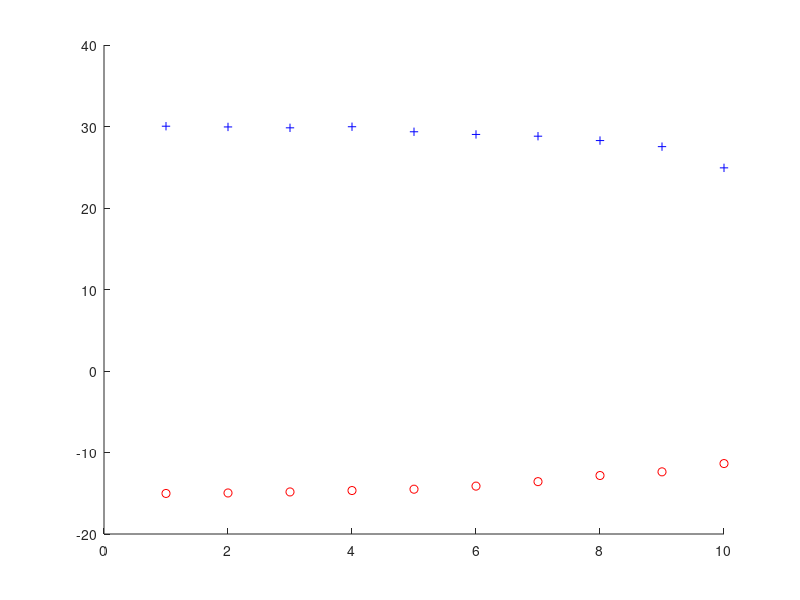
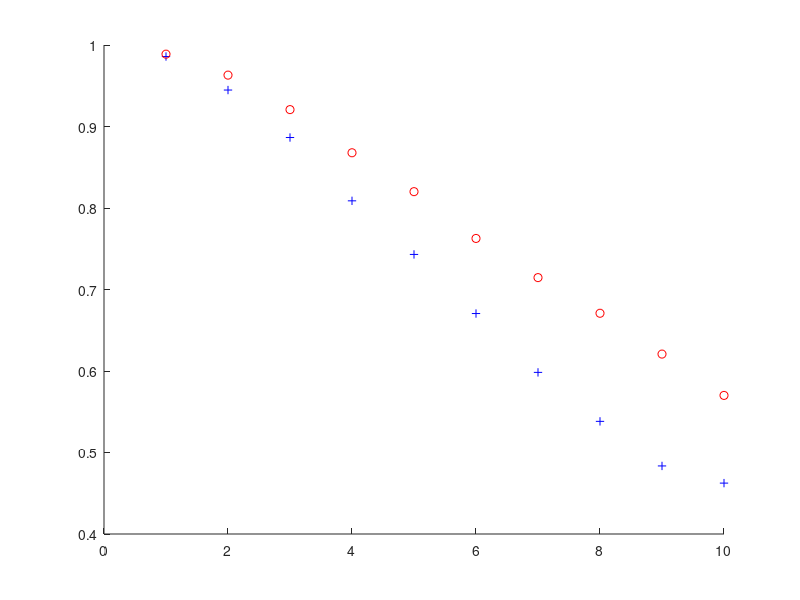

Source code (MATLAB) for these figures, in order:
%% Afric_Sim_test_espirit
%% Initializations
% Setting up the enviornment
alpha = 1; %ground weighting factor
beta = 1;   %veg weighting factor
Pol_ground = [1;1;0]; %Multivatiant Ground
Pol_vegitation = [1;1;1]; %Multivariant Vegitation
ground_offset = -pi/3; % Ground Interferomitry offset
vegitation_offset = pi/6;    % Vegitation Interferomitry offset
Window = 100;    %size of Ensamble Average Window
Averaged_samples = 10;
Noise_weight = 0.1;
Noise = 10; % Added Noise to the System
phi1=zeros(Averaged_samples,1); phi2=zeros(Averaged_samples,1);
mag1=zeros(Averaged_samples,1); mag2=zeros(Averaged_samples,1);

%% Matrix Calculations
% Implimenting a window. Esprit and SR techniques
for Averaged_sample = 1:Averaged_samples;
    Noise = Averaged_sample*Noise_weight;
    for i = 1:Window
        
        g =  Pol_ground*(sqrt(-2*log(1-rand(1,Window))).*exp(1i*2*pi*rand(1,Window)));
        v =  Pol_vegitation*(sqrt(-2*log(1-rand(1,Window))).*exp(1i*2*pi*rand(1,Window)));
        
        s1 = alpha*g + beta*v;
        s2 = exp(1i*ground_offset)*g + exp(1i*vegitation_offset)*v;
        
        s1_Noise = s1 + Noise*sqrt(-2*log(1-rand(3,Window))).*exp(1i*2*pi*rand(3,Window));
        s2_Noise = s2 + Noise*sqrt(-2*log(1-rand(3,Window))).*exp(1i*2*pi*rand(3,Window));
        
        R1 = s1_Noise*s1_Noise';
        R2 = s1_Noise*s2_Noise';
        
        A=pinv(R1)*R2;
        [u,c] = eig(A);
        
        s1 = abs(Pol_ground'*u);
        [~,kk] = sort(s1,'descend');
        
        phi1(Averaged_sample) = phi1(Averaged_sample) + 0.5*angle(c(kk(1),kk(1)))/Window;
        mag1(Averaged_sample) = mag1(Averaged_sample) + abs(c(kk(1),kk(1)))/Window;
        
        s2 = abs(Pol_vegitation'*u);
        [ss,kk] = sort(s2,'descend');
        
        phi2(Averaged_sample) = phi2(Averaged_sample) + 0.5*angle(c(kk(1),kk(1)))/Window;
        mag2(Averaged_sample) = mag2(Averaged_sample) + abs(c(kk(1),kk(1)))/Window;
        
    end
end

%% Ploting Results
figure(1)
hold on;
plot(phi1*180/pi,'b+');
plot(phi2*180/pi,'ro');
hold off

figure(2)
hold on;
plot(mag1,'b+');
plot(mag2,'ro');
hold off;
